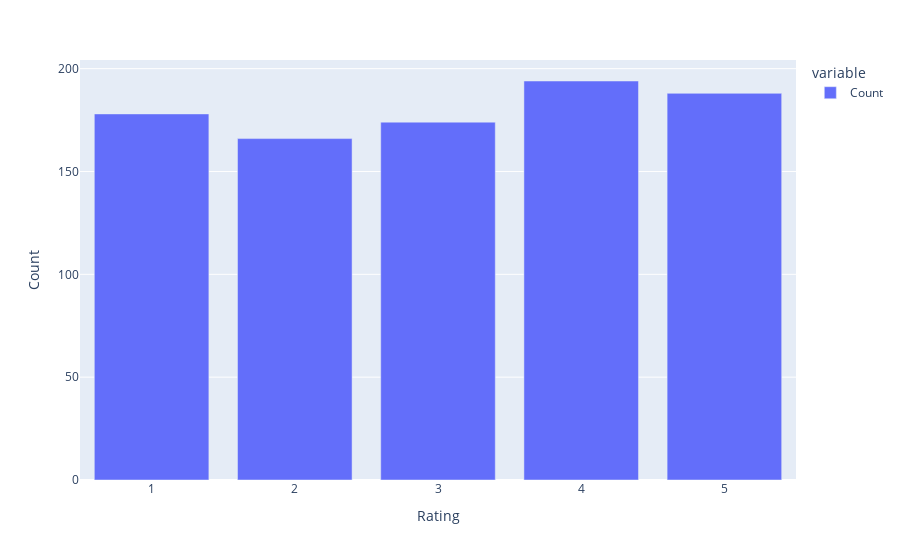

The cell this chart's notebook holds for it:
### Code cell
fig = px.bar(rating_count, x='Rating', y=['Count', 'Rating'])
fig.update_yaxes(title_text='Count')
fig

### Figure 1 — Plotly figure (JSON) as saved in the notebook; plotly's stock layout.template omitted (floating-point values rounded to 4 significant figures)
{"data": [{"alignmentgroup": "True", "hovertemplate": "variable=Count<br>Rating=%{x}<br>value=%{y}<extra></extra>", "legendgroup": "Count", "marker": {"color": "#636efa", "pattern": {"shape": ""}}, "name": "Count", "offsetgroup": "Count", "orientation": "v", "showlegend": true, "textposition": "auto", "type": "bar", "x": [1, 2, 3, 4, 5], "xaxis": "x", "y": [178, 166, 174, 194, 188], "yaxis": "y"}], "layout": {"autosize": true, "barmode": "relative", "legend": {"title": {"text": "variable"}, "tracegroupgap": 0}, "margin": {"t": 60}, "xaxis": {"anchor": "y", "autorange": true, "domain": [0, 1], "range": [0.5, 5.5], "title": {"text": "Rating"}, "type": "linear"}, "yaxis": {"anchor": "x", "autorange": true, "domain": [0, 1], "range": [0, 204.2], "title": {"text": "Count"}, "type": "linear"}}}
